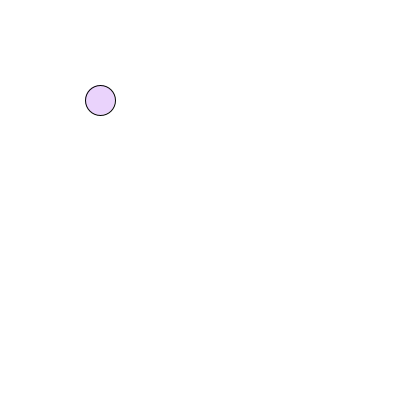
Frame 1 (no input)
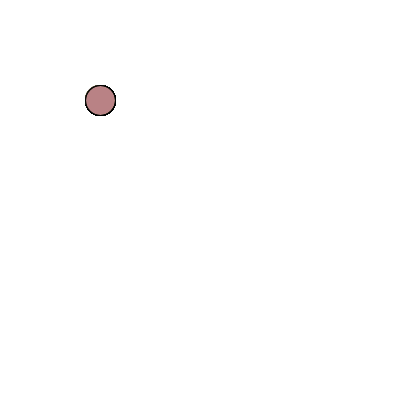
Frame 60 (the mouse pressed at the canvas centre just before this capture)
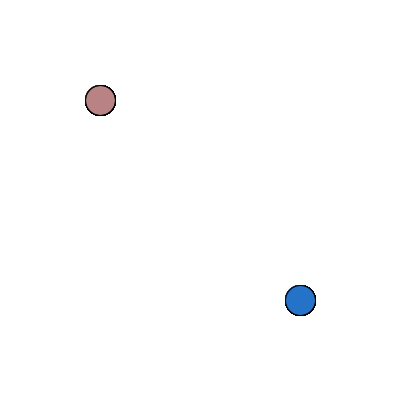
Frame 120 (the mouse held since frame 60 and released just before this capture)

The Processing sketch that drew these frames (run headless with seeded random() and noise(); from frame 60 on, the mouse is pressed at the canvas centre):

// Processing sketch: LessonOneProject_Revised
// ── LessonOneProject_Revised.pde
float r;
float g;
float b;
float a;

void setup(){
  size(400,400);
  background(255);
};


void draw(){
  
 
  // pull in variables and use the random() function on them so that new ones have 
  // a random color
  r = random(255);
  g = random(255);
  b = random(255);
  a = random(255);
  
translate(mouseX, mouseY);
fill(r,g,b,a);
  ellipse (100, 100, 30, 30);
};

void mousePressed(){
  ellipse(mouseX, mouseY, 30, 30);
};
